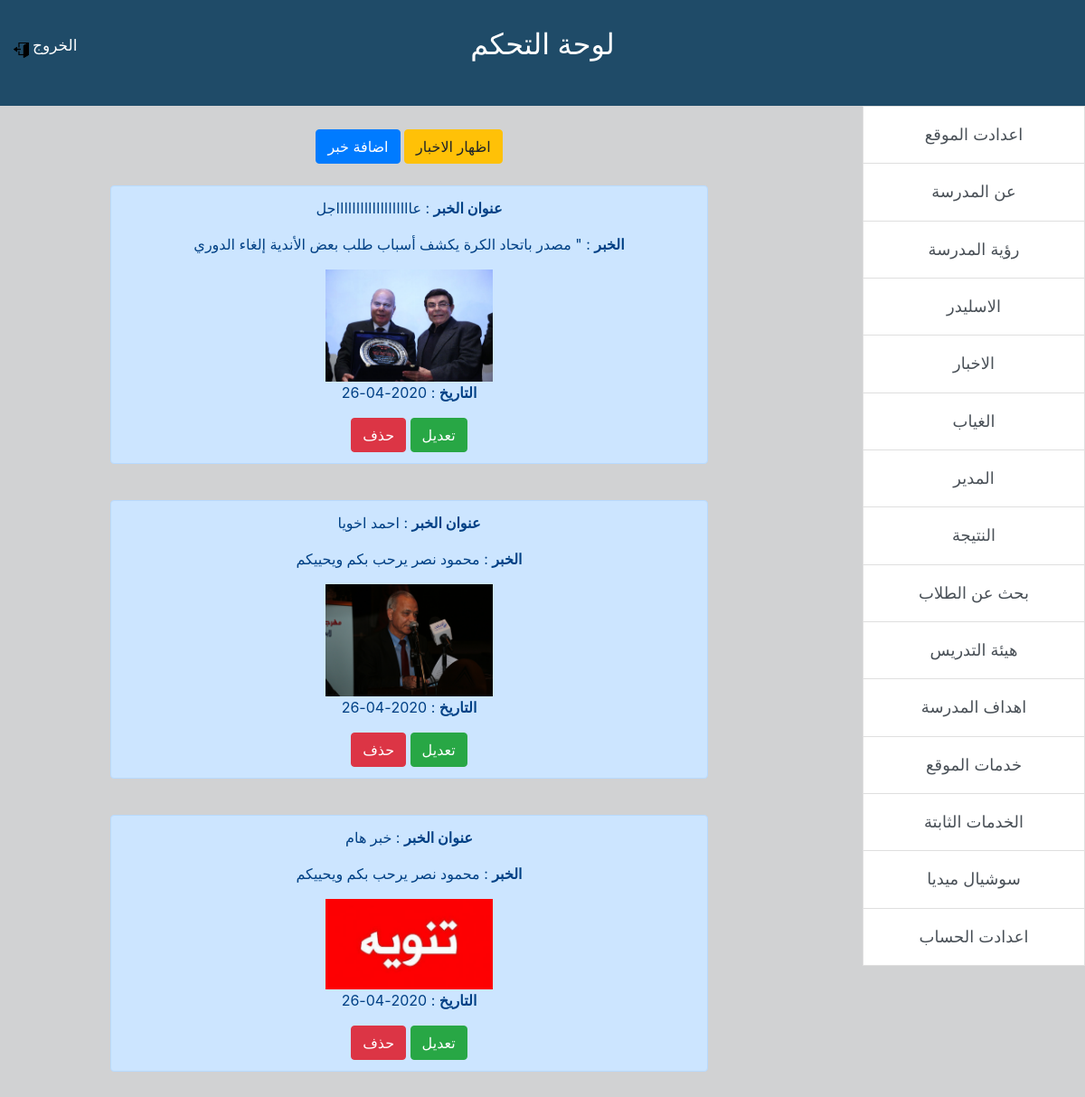
/control/news.php?action=show (signed in), run on the app's committed database.
### tables this page shows
CREATE TABLE `news` (
  `id` int(11) NOT NULL,
  `adressnews` varchar(255) NOT NULL,
  `news` varchar(1000) NOT NULL,
  `img` varchar(1000) NOT NULL,
  `date` date NOT NULL DEFAULT current_timestamp()
);

### control/news.php (the view, shortened to what this page needs)
<?php
if (isset($_SESSION['username'])) {
    include "init.php";
    ?>
       <div class='group-form' >
    <a href='?action=add'><button type="button" class="btn btn-primary">اضافة خبر</button></a>
    <a href='?action=show'><button type="button" class="btn btn-warning">اظهار الاخبار</button></a>
    </div>
<?php
if (@$_REQUEST['action'] == 'show') {
        $select = $con->prepare("SELECT * FROM news");
        $select->execute();
            if ($idupdate = $fetchupdate['id']) {?>
           <?php }
        while ($fetch = $select->fetch()) {?>
        <br><div class='group-form'>
            <div class="alert alert-primary" role="alert">
                <p><strong>عنوان الخبر</strong> : <?php echo $fetch['adressnews']; ?></p>
                <p><strong>الخبر</strong> : <?php echo $fetch['news']; ?></p>
                <img src='<?php echo $fetch['img']; ?>' class='img-silder'><br>
                <p><strong>التاريخ</strong> : <?php echo $fetch['date']; ?></p>
                <a href='?action=show&type=delete&id=<?php echo $fetch["id"]; ?>'>
                <div class='btn btn-danger'>حذف</div></a>
                <a href='?action=show&type=edit&id=<?php echo $fetch["id"]; ?>'>
                <div class='btn btn-success'>تعديل</div></a>
            </div>
        </div>
    <?php }
    }
    ?>
<?php
include $temp . "footer.php";
} else {
    header("location:index.php");
}
?>

### control/include/templates/header.php (shortened to what this page needs)
<!DOCTYPE html>
<html>
    <head>
        <link rel='stylesheet' href='<?php echo $css; ?>bootstrap.min.css'>
        <link rel="stylesheet" href="https://cdnjs.cloudflare.com/ajax/libs/font-awesome/4.7.0/css/font-awesome.min.css">
            <link rel='stylesheet' href='<?php echo $css; ?>control.css'>
            <link rel='stylesheet' href='<?php echo $css; ?>screencontrol.css'>
    </head>
    <body>

### control/init.php (shortened to what this page needs)
<?php
$css = "layout/css/";
$temp = "include/templates/";
include $temp . "header.php";
if (!(isset($noslide))) {
    include $temp . "content.php";
}

### control/include/templates/content.php
<div class="header">
    <h2>لوحة التحكم</h2>
    <h5 class='h5log'><a href="logout.php"> الخروج</a></h5>
    <img src='layout/img/shut.png' class='img-shut'>
</div>
<div class="row">
  <div class="col-4">
    <div class="list-group side-bar-cont" id="list-tab" role="tablist">
      <a class="list-group-item list-group-item-action  nav-link"  href="setting.php" role="tab"  aria-controls="home">اعدادت الموقع</a>
          <a class="list-group-item list-group-item-action"  href="about-school.php" role="tab" aria-controls="profile">عن المدرسة</a>
          <a class="list-group-item list-group-item-action"  href="version.php"  role="tab" aria-controls="messages">رؤية المدرسة</a>
          <a class="list-group-item list-group-item-action"  href="slider.php" role="tab"  aria-controls="settings">الاسليدر</a>
          <a class="list-group-item list-group-item-action" href="news.php" role="tab"  aria-controls="settings">الاخبار</a>
          <a class="list-group-item list-group-item-action" href="attanced.php" role="tab"  aria-controls="settings">الغياب</a>
          <a class="list-group-item list-group-item-action"  href="manager.php" role="tab"  aria-controls="settings">المدير</a>
          <a class="list-group-item list-group-item-action"  href="result.php" role="tab"  aria-controls="settings">النتيجة</a>
          <a class="list-group-item list-group-item-action"  href="serach.php" role="tab"  aria-controls="settings">بحث عن الطلاب</a>
          <a class="list-group-item list-group-item-action"  href="teacher.php" role="tab"  aria-controls="settings">هيئة التدريس</a>
          <a class="list-group-item list-group-item-action"  href="goals.php" role="tab"  aria-controls="settings">اهداف المدرسة</a>
          <a class="list-group-item list-group-item-action"  href="service.php" role="tab"  aria-controls="settings">خدمات الموقع</a>
          <a class="list-group-item list-group-item-action"  href="staservice.php" role="tab"  aria-controls="settings">الخدمات الثابتة</a>
          <a class="list-group-item list-group-item-action"  href="social.php" role="tab"  aria-controls="settings">سوشيال ميديا</a>
          <a class="list-group-item list-group-item-action"  href="acount.php" role="tab"  aria-controls="settings">اعدادت الحساب</a>
    </div>
  </div>
</div>

### control/include/templates/footer.php (shortened to what this page needs)
</body>
</html>

### control/layout/css/control.css (style rules this page uses)
body { overflow-x: hidden; background-color: #D1D2D3; }
a:hover, a { text-decoration: none; color: white; }
.header { position: absolute; width: 100%; height: 117px; background-color: #1f4b68 !important; }
.header h2 { text-align: center; color: white; margin-top: 30px; }
.side-bar-cont { width: 60% }
.row { display: -ms-flexbox; display: flex; -ms-flex-wrap: wrap; flex-wrap: wrap; margin-left: -15px; position: relative; right: 15px; top: 117px; direction: rtl; }
.col-4 { position: relative; width: 100%; padding-right: 0px; padding-left: 0 }
.list-group-item+.list-group-item, .list-group-item:first-child { text-align: center; padding: 17px 0 18.35px 0; font-size: 18px; }
.list-group-item:first-child, .list-group-item:last-child { border-top-left-radius: 0; border-top-right-radius: 0; border-bottom-left-radius: 0; border-bottom-right-radius: 0; }
.h5log { top: -36px; position: relative; left: 36px; font-size: 17px; }
.img-shut { width: 17px; position: relative; top: -63px; left: 15px; }
.group-form { width: 700px; position: relative; text-align: center; top: -798px; right: -176px; }

### control/layout/css/screencontrol.css (style rules this page uses)
.img-silder { width: 30% }
p { line-break: anywhere; }
@media (min-width:1151px) and (max-width:1299px) { .header { overflow: hidden; } }
@media (min-width:1151px) and (max-width:1299px) { .group-form { width: 661px; top: -808px; right: -122px; } }

### data on the page
news: adressnews "عاااااااااااااااااااجل", news "\" مصدر باتحاد الكرة يكشف أسباب طلب بعض الأندية إلغاء الدوري", img (picture), date "2020-04-26"
news: adressnews "احمد اخويا", news "محمود نصر يرحب بكم ويحييكم", img (picture), date "2020-04-26"
news: adressnews "خبر هام", news "محمود نصر يرحب بكم ويحييكم", img (picture), date "2020-04-26"
